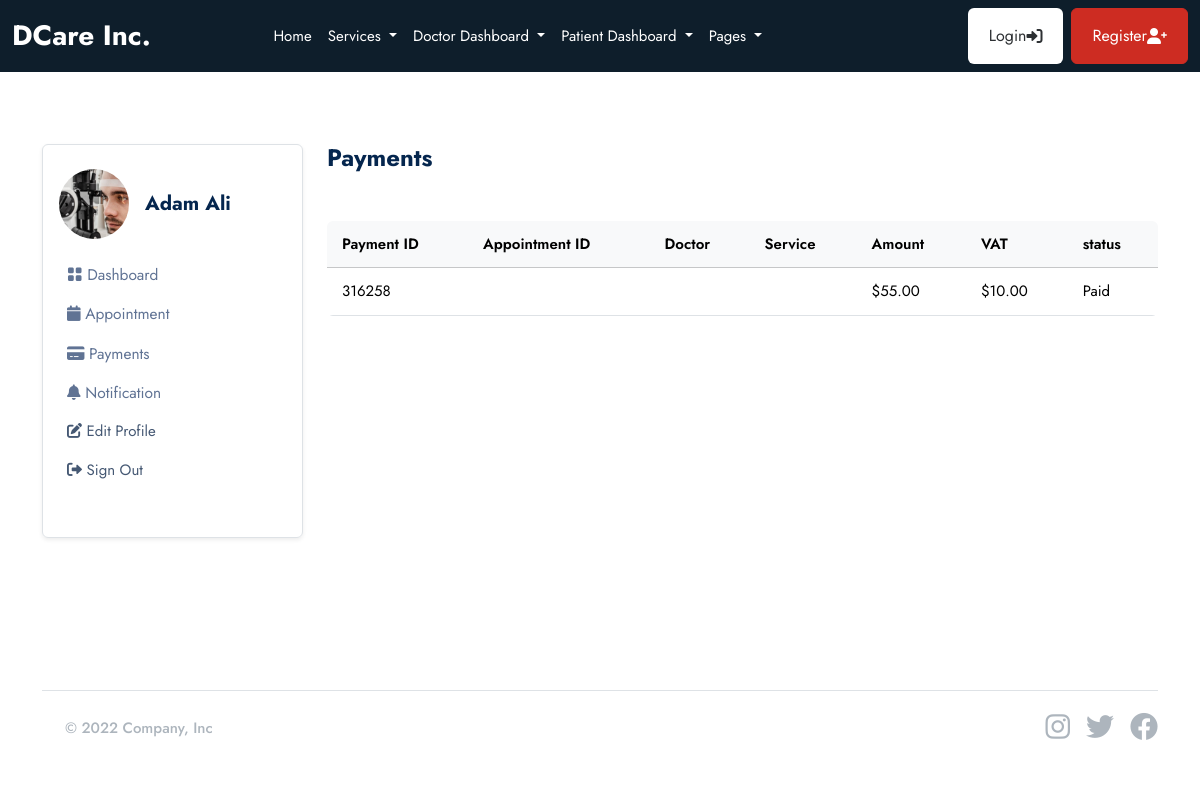
The page /patient/payments/ (signed in) on the database as committed earlier.
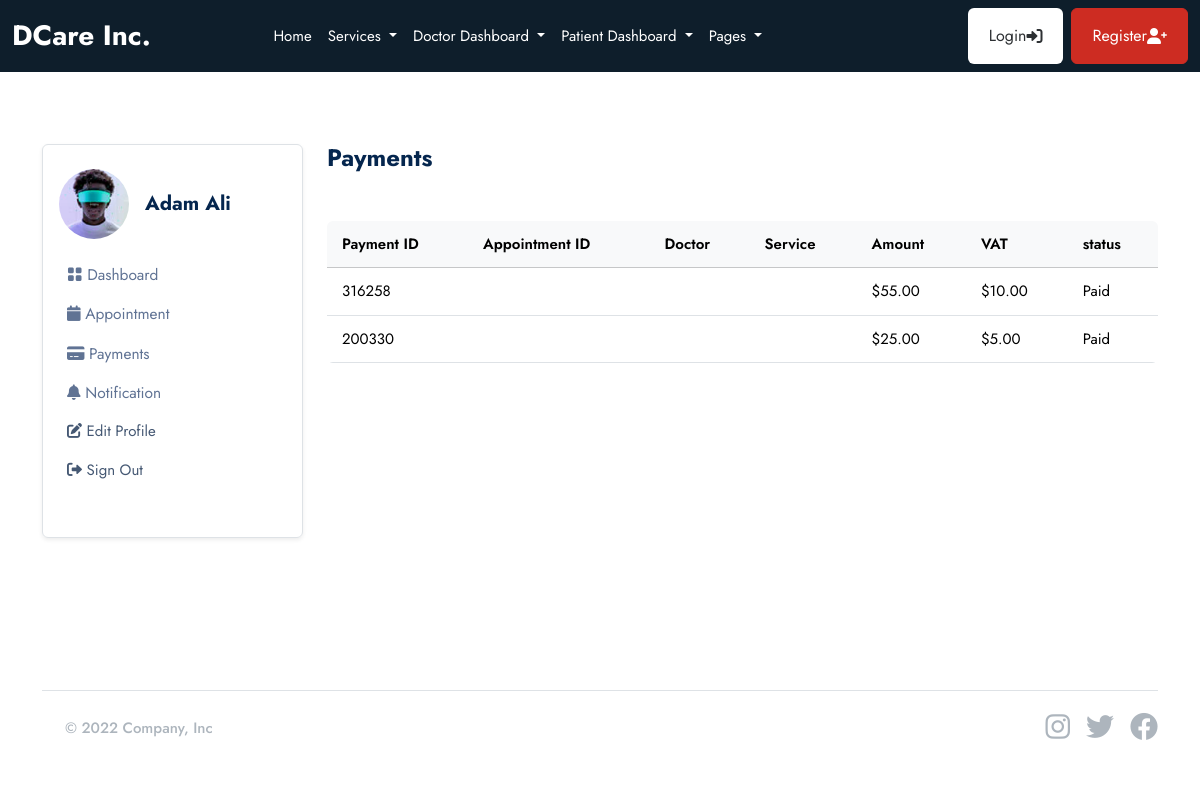
The same page on the database as committed later.
### userauths/models.py (models this page shows, shortened)
class User(AbstractUser):
    email = models.EmailField(unique=True)
    username = models.CharField(max_length=100, null=True, blank=True)
    user_type =models.CharField(max_length=50, choices=USER_TYPE, null=True, blank=True, default=None)
    USERNAME_FIELD = "email"
    REQUIRED_FIELDS = ["username"]

### patient/models.py (models this page shows, shortened)
class Patient(models.Model):
    user = models.OneToOneField(userauths_models.User, on_delete=models.CASCADE)
    image = models.FileField(upload_to="images", null=True, blank=True)
    full_name = models.CharField(max_length=100, null=True, blank=True)
    email = models.CharField(max_length=100, null=True, blank=True)
    mobile = models.CharField(max_length=100, null=True, blank=True)
    adress = models.CharField(max_length=100, null=True, blank=True)
    gender = models.CharField(max_length=100, null=True, blank=True)
    dob = models.DateTimeField(default=timezone.now, null=True, blank=True)
    blood_group = models.CharField(max_length=100, null=True, blank=True)

### base/models.py (models this page shows, shortened)
class Billing(models.Model):
    patient = models.ForeignKey(patient_models.Patient, on_delete=models.SET_NULL, null=True, blank=True,  related_name='billings')
    appointment = models.ForeignKey(Appointment, on_delete=models.CASCADE, related_name='billing', blank=True, null=True)
    sub_total = models.DecimalField(max_digits=10, decimal_places=2)
    tax = models.DecimalField(max_digits=10, decimal_places=2)
    total = models.DecimalField(max_digits=10, decimal_places=2)
    status = models.CharField(max_length=120, choices=[('Paid', 'Paid'), ('Unpaid', 'Unpaid')])
    billing_id = ShortUUIDField(length=6, max_length=10, alphabet="1234567890")
    date = models.DateTimeField(auto_now_add=True)

### patient/views.py (the view)
# urls.py: path("payments/", views.payments, name="payments"),
@login_required
def payments(request):
    patient = patient_models.Patient.objects.get(user=request.user)
    payments = base_models.Billing.objects.filter(appointment__patient=patient, status="Paid")
    context = {
        "payments": payments,
    }
    return render(request, "patient/payments.html", context)

### templates/patient/payments.html
{% extends "partials/base.html"%} {% block content %}
<section class="pt-5 pb-5">
  <div class="container">
    <div class="row mt-0 mt-md-4">
      {% include 'patient/sidebar.html' %}
      <div class="col-lg-9 col-md-8 col-12">
        <h4 class="mb-0 mb-4 fw-bold">Payments</h4>
        <div class="card mb-4 mt-5">
          <div class="table-responsive overflow-y-hidden">
            <table
              class="table mb-0 text-nowrap table-hover table-centered text-nowrap"
            >
              <thead class="table-light">
                <tr>
                  <th>Payment ID</th>
                  <th>Appointment ID</th>
                  <th>Doctor</th>
                  <th>Service</th>
                  <th>Amount</th>
                  <th>VAT</th>
                  <th>status</th>
                </tr>
              </thead>
              <tbody>
                {% for p in payments%}
                <tr>
                  <td>{{p.billing_id}}</td>
                  <td>{{p.appointmen.appointment_id}}</td>
                  <td>{{p.appointmen.doctor.full_name}}</td>
                  <td>{{p.appointmen.service.name}}</td>
                  <td>${{p.total}}</td>
                  <td>${{p.tax}}</td>
                  <td>{{p.status}}</td>
                </tr>
                {% endfor%}
              </tbody>
            </table>
          </div>
        </div>
      </div>
    </div>
  </div>
</section>
{% endblock content %}

### templates/patient/sidebar.html (shortened to what this page needs)
<div class="col-lg-3 col-md-4 col-12">
  <nav
    class="navbar navbar-expand-md shadow-sm mb-4 mb-lg-0 sidenav border rounded"
  >
    <div class="collapse navbar-collapse p-3" id="sidenav">
      <div class="navbar-nav flex-column">
        <div class="d-flex align-items-center mb-3">
          {% if request.user.patient.image %}
          <img
            src="{{request.user.patient.image.url}}"
            alt="avatar"
            class="rounded-circle avatar-xl"
            style="width: 70px; height: 70px; object-fit: cover"
          />
          {% endif %}
          <div class="ms-3">
            <h5 class="mb-0 fw-bold">{{request.user.patient.full_name}}</h5>
          </div>
        </div>
        <ul class="list-unstyled ms-n2 mb-4">
          <li class="nav-item">
            <a
              class="dropdown-item nav-link"
              href="{% url 'patient:dashboard'%}"
              ><i class="bi bi-grid-fill"></i> Dashboard</a
            >
          </li>
          <li class="nav-item">
            <a
              class="dropdown-item nav-link"
              href="{% url 'patient:appointments'%}"
              ><i class="fas fa-calendar"></i> Appointment</a
            >
          </li>
          <li class="nav-item">
            <a class="dropdown-item nav-link" href="{% url 'patient:payments'%}"
              ><i class="fas fa-credit-card"></i> Payments</a
            >
          </li>
          <li class="nav-item">
            <a
              class="dropdown-item nav-link"
              href="{% url 'patient:notifications'%}"
              ><i class="fas fa-bell"></i> Notification</a
            >
          </li>
          <li class="nav-item">
            <a class="nav-link" href="{% url 'patient:profile'%}">
              <i class="fas fa-edit"></i> Edit Profile
            </a>
          </li>
          <li class="nav-item">
            <a class="nav-link" href=".{% url 'userauths:sign-out'%}">
              <i class="fas fa-sign-out-alt"></i> Sign Out
            </a>
          </li>
        </ul>
      </div>
    </div>
  </nav>
</div>

Rows that differ between the two databases and show on the page:
changed through a linked row, User "Adam Ali": user.patient.image: a different picture
added Billing: billing_id "200330", total "25.00", tax "5.00", status "Paid"
